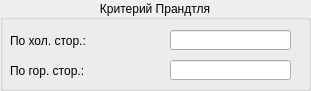
  <widget class="QGroupBox" name="groupBox_12">
   <property name="geometry">
    <rect>
     <x>330</x>
     <y>590</y>
     <width>311</width>
     <height>91</height>
    </rect>
   </property>
   <property name="title">
    <string>Критерий Прандтля</string>
   </property>
   <property name="alignment">
    <set>Qt::AlignCenter</set>
   </property>
   <widget class="QLabel" name="label_44">
    <property name="geometry">
     <rect>
      <x>10</x>
      <y>30</y>
      <width>161</width>
      <height>21</height>
     </rect>
    </property>
    <property name="text">
     <string>По хол. стор.:</string>
    </property>
   </widget>
   <widget class="QLabel" name="label_45">
    <property name="geometry">
     <rect>
      <x>10</x>
      <y>60</y>
      <width>161</width>
      <height>21</height>
     </rect>
    </property>
    <property name="text">
     <string>По гор. стор.:</string>
    </property>
   </widget>
   <widget class="QLineEdit" name="PrandtlColdThermoforlineEdit">
    <property name="geometry">
     <rect>
      <x>170</x>
      <y>30</y>
      <width>121</width>
      <height>20</height>
     </rect>
    </property>
    <property name="cursor">
     <cursorShape>ArrowCursor</cursorShape>
    </property>
    <property name="readOnly">
     <bool>true</bool>
    </property>
   </widget>
   <widget class="QLineEdit" name="PrandtlHotThermoforlineEdit">
    <property name="geometry">
     <rect>
      <x>170</x>
      <y>60</y>
      <width>121</width>
      <height>20</height>
     </rect>
    </property>
    <property name="cursor">
     <cursorShape>ArrowCursor</cursorShape>
    </property>
    <property name="readOnly">
     <bool>true</bool>
    </property>
   </widget>
  </widget>
